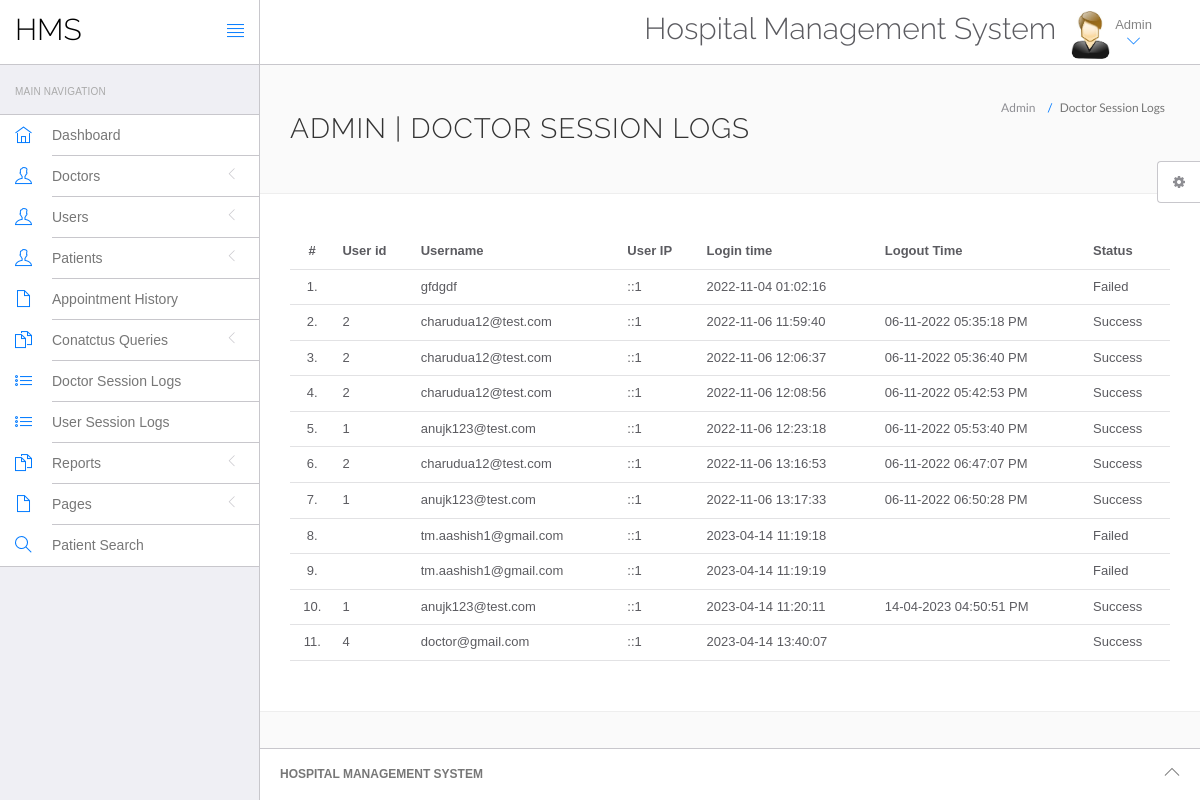
/hms/admin/doctor-logs.php (signed in), run on the app's committed database.
### tables this page shows
CREATE TABLE `doctorslog` (
  `id` int(11) NOT NULL,
  `uid` int(11) DEFAULT NULL,
  `username` varchar(255) DEFAULT NULL,
  `userip` binary(16) DEFAULT NULL,
  `loginTime` timestamp NULL DEFAULT current_timestamp(),
  `logout` varchar(255) DEFAULT NULL,
  `status` int(11) DEFAULT NULL
);

### hms/admin/doctor-logs.php (the view, shortened to what this page needs)
<?php
include('include/config.php');
if(strlen($_SESSION['id']==0)) {
 header('location:logout.php');
  } else{
?>
<!DOCTYPE html>
<html lang="en">
	<head>
		<link rel="stylesheet" href="vendor/bootstrap/css/bootstrap.min.css">
		<link rel="stylesheet" href="vendor/fontawesome/css/font-awesome.min.css">
		<link rel="stylesheet" href="vendor/themify-icons/themify-icons.min.css">
		<link href="vendor/animate.css/animate.min.css" rel="stylesheet" media="screen">
		<link href="vendor/perfect-scrollbar/perfect-scrollbar.min.css" rel="stylesheet" media="screen">
		<link href="vendor/switchery/switchery.min.css" rel="stylesheet" media="screen">
		<link href="vendor/bootstrap-touchspin/jquery.bootstrap-touchspin.min.css" rel="stylesheet" media="screen">
		<link href="vendor/select2/select2.min.css" rel="stylesheet" media="screen">
		<link href="vendor/bootstrap-datepicker/bootstrap-datepicker3.standalone.min.css" rel="stylesheet" media="screen">
		<link href="vendor/bootstrap-timepicker/bootstrap-timepicker.min.css" rel="stylesheet" media="screen">
		<link rel="stylesheet" href="assets/css/styles.css">
		<link rel="stylesheet" href="assets/css/plugins.css">
		<link rel="stylesheet" href="assets/css/themes/theme-1.css" id="skin_color" />
	</head>
	<body>
		<div id="app">
<?php include('include/sidebar.php');?>
			<div class="app-content">
					<?php include('include/header.php');?>
				<div class="main-content" >
					<div class="wrap-content container" id="container">
						<section id="page-title">
							<div class="row">
								<div class="col-sm-8">
									<h1 class="mainTitle">Admin  | Doctor Session Logs</h1>
																	</div>
								<ol class="breadcrumb">
									<li>
										<span>Admin </span>
									</li>
									<li class="active">
										<span>Doctor Session Logs</span>
									</li>
								</ol>
							</div>
						</section>
						<div class="container-fluid container-fullw bg-white">
									<div class="row">
								<div class="col-md-12">
									<table class="table table-hover" id="sample-table-1">
										<thead>
											<tr>
												<th class="center">#</th>
												<th class="hidden-xs">User id</th>
												<th>Username</th>
												<th>User IP</th>
												<th>Login time</th>
												<th>Logout Time </th>
												<th> Status </th>
											</tr>
										</thead>
										<tbody>
<?php
$sql=mysqli_query($con,"select * from doctorslog ");
$cnt=1;
while($row=mysqli_fetch_array($sql))
{
?>
											<tr>
												<td class="center"><?php echo $cnt;?>.</td>
												<td class="hidden-xs"><?php echo $row['uid'];?></td>
												<td class="hidden-xs"><?php echo $row['username'];?></td>
												<td><?php echo $row['userip'];?></td>
												<td><?php echo $row['loginTime'];?></td>
												<td><?php echo $row['logout'];?>
												</td>
												<td>
<?php if($row['status']==1)
{
	echo "Success";
}
else
{
	echo "Failed";
}?>
</td>
											</tr>
											<?php
$cnt=$cnt+1;
											 }?>
										</tbody>
									</table>
								</div>
							</div>
								</div>
					</div>
				</div>
			</div>
	<?php include('include/footer.php');?>
	<?php include('include/setting.php');?>
		</div>
	</body>
</html>
<?php } ?>

### hms/admin/assets/css/themes/theme-1.css (style rules this page uses)
body { background: #FAFAFA; }

### data on the page
doctorslog: username "gfdgdf", userip "::1", loginTime "2022-11-04 01:02:16", status "Failed"
doctorslog: uid "2", username "charudua12@test.com", userip "::1", loginTime "2022-11-06 11:59:40", logout "06-11-2022 05:35:18 PM", status "Success"
doctorslog: uid "2", username "charudua12@test.com", userip "::1", loginTime "2022-11-06 12:06:37", logout "06-11-2022 05:36:40 PM", status "Success"
doctorslog: uid "2", username "charudua12@test.com", userip "::1", loginTime "2022-11-06 12:08:56", logout "06-11-2022 05:42:53 PM", status "Success"
doctorslog: uid "1", username "anujk123@test.com", userip "::1", loginTime "2022-11-06 12:23:18", logout "06-11-2022 05:53:40 PM", status "Success"
doctorslog: uid "2", username "charudua12@test.com", userip "::1", loginTime "2022-11-06 13:16:53", logout "06-11-2022 06:47:07 PM", status "Success"
doctorslog: uid "1", username "anujk123@test.com", userip "::1", loginTime "2022-11-06 13:17:33", logout "06-11-2022 06:50:28 PM", status "Success"
doctorslog: username "tm.aashish1@gmail.com", userip "::1", loginTime "2023-04-14 11:19:18", status "Failed"
doctorslog: username "tm.aashish1@gmail.com", userip "::1", loginTime "2023-04-14 11:19:19", status "Failed"
doctorslog: uid "1", username "anujk123@test.com", userip "::1", loginTime "2023-04-14 11:20:11", logout "14-04-2023 04:50:51 PM", status "Success"
doctorslog: uid "4", username "doctor@gmail.com", userip "::1", loginTime "2023-04-14 13:40:07", status "Success"
